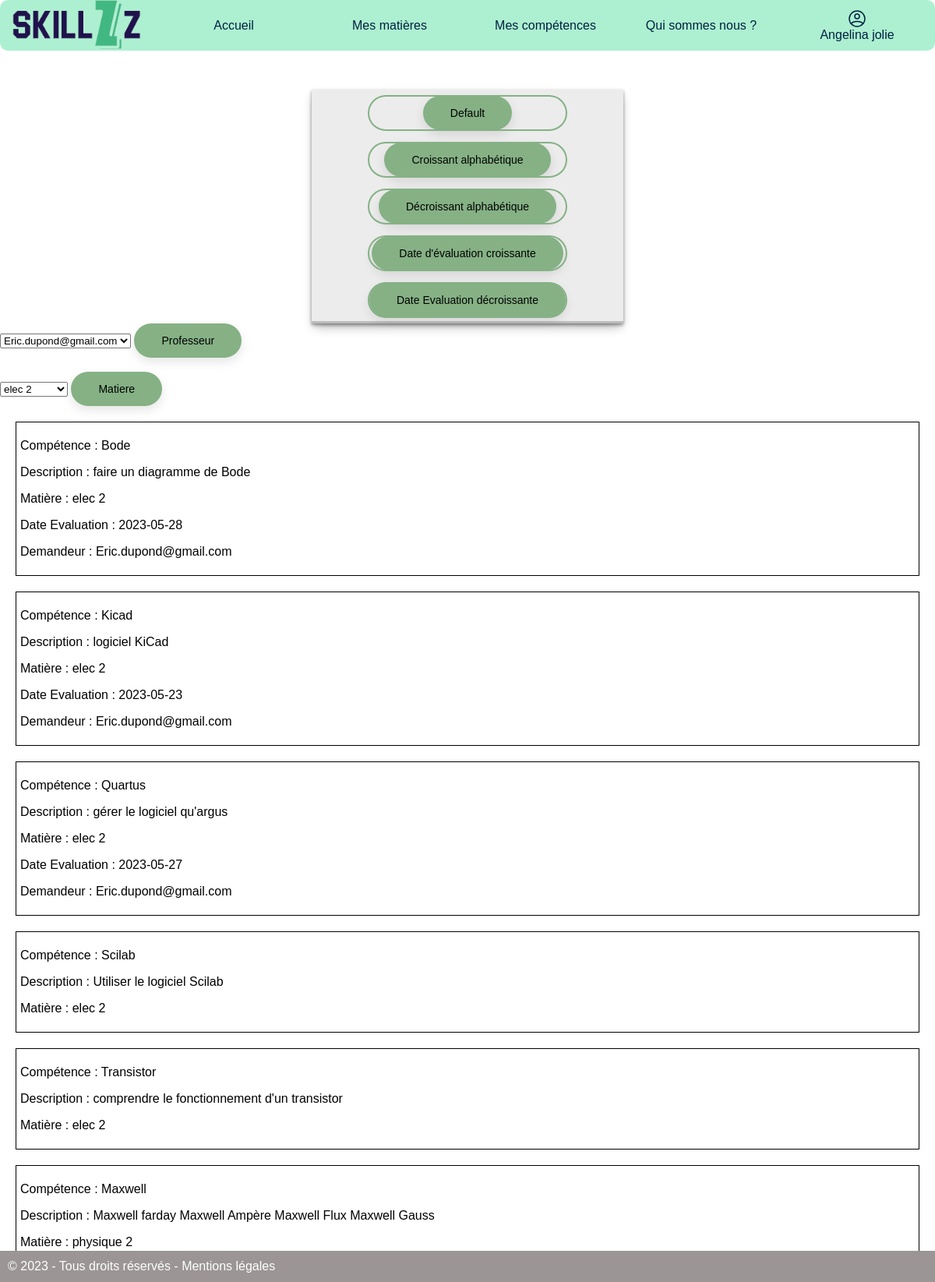
/competenceE.php (signed in), run on the app's committed database.
### tables this page shows
CREATE TABLE `Evaluation` (
  `demandeur` varchar(255) NOT NULL,
  `receveur` varchar(255) NOT NULL,
  `compétence` varchar(255) NOT NULL,
  `dateEval` date DEFAULT NULL,
  `matière` varchar(255) NOT NULL,
  `evalEleve` int(4) DEFAULT NULL,
  `evalProf` int(11) DEFAULT NULL,
  `commentaire` text
);

### competenceE.php (the view, shortened to what the rows shown need)
<?php
try {
    $bdd = new PDO('mysql:host=localhost;dbname=Skillzz;charset=utf8', 'root', 'root');
} catch (Exception $e) {
    die('Erreur : ' . $e->getMessage());
}
$sql = $bdd->prepare("SELECT nomMatière AS matiere FROM suiviMatière WHERE mailE = ? ");
$sql->execute(array($_SESSION['mailE']));
$tabComp = array(array());
$increment = 0;
while ($donnees = $sql->fetch()) {
    $matiere = $donnees['matiere'];
    $comp = $bdd->prepare("SELECT nomComp AS comp , descriptions AS descr FROM Compétence WHERE nomMatière = ? ");
    $comp->execute(array($matiere));
    while ($donnees2 = $comp->fetch()) {
        $tabComp[$increment][0] = $donnees2['comp'];
        $tabComp[$increment][1] = $matiere;
        $tabComp[$increment][2] = $donnees2['descr'];
        $sql2 = $bdd->prepare("SELECT * FROM evaluation WHERE receveur = ? and compétence = ? ");
        $sql2->execute(array($_SESSION['mailE'], $donnees2['comp']));
        while ($donnees2 = $sql2->fetch()) {
            $tabComp[$increment][3] = $donnees2['demandeur'];
            $tabComp[$increment][4] = $donnees2['dateEval'];
            $tabComp[$increment][5] = $donnees2['evalEleve'];
            $tabComp[$increment][6] = $donnees2['evalProf'];
        }
        $increment++;
    }
}
function affichage($tabComp)
{
    foreach ($tabComp as $row) {
        ?>
        <div class="competence">
            <?php
            if (isset($row[0])) {
                ?>
                <p> Compétence :
                    <?php echo $row[0]; ?><br>
                </p>
                <p> Description :
                    <?php echo $row[2]; ?><br>
                </p>
                <p> Matière :
                    <?php echo $row[1]; ?><br>
                </p>
                <?php
            }
            if (isset($row[4])) {
                ?>
                <p> Date Evaluation :
                    <?php echo $row[4]; ?><br>
                </p>
                <?php
            }
            if (isset($row[3])) {
                ?>
                <p> Demandeur :
                    <?php echo $row[3]; ?><br>
                </p>
                <?php
            }
                ?>
        </div>
        <?php
    }
}
?>
<!DOCTYPE html>
<html lang="en">
<head>
    <link rel="stylesheet" href="cssMatiere.css" />
</head>
<body>
    <?php include("headerE.php"); ?>
    <?php include("footerE.php"); ?>
    <div class="container">
        <?php
        if (isset($_POST['tri'])) {
            if ($_POST['tri'] != 'NULL') {
                if ($_POST['tri'] == 1) {
                    usort($tabComp, function ($a, $b) {
                        return strcmp($a[0], $b[0]);
                    });
                    affichage($tabComp);
                } else if ($_POST['tri'] == 2) {
                    usort($tabComp, function ($a, $b) {
                        return strcmp($b[0], $a[0]);
                    });
                    affichage($tabComp);
                } else if ($_POST['tri'] == 3) {
                    usort($tabComp, function ($a, $b) {
                        $dateA = strtotime($a[4]);
                        $dateB = strtotime($b[4]);
                        if ($dateA === $dateB) {
                            return 0;
                        }
                        return ($dateA < $dateB) ? -1 : 1;
                    });
                    affichage($tabComp);
                } else if ($_POST['tri'] == 4) {
                    usort($tabComp, function ($a, $b) {
                        $dateA = strtotime($a[4]);
                        $dateB = strtotime($b[4]);
                        if ($dateA === $dateB) {
                            return 0;
                        }
                        return ($dateA > $dateB) ? -1 : 1;
                    });
                    affichage($tabComp);
                } else if ($_POST['tri'] == 5) {
                    foreach ($tabComp as $row) {
                        if (isset($row[1])) {
                            if ($row[1] == $_POST['matiere']) {
                                ?>
                                                <div class="competence">
                                        <?php
                                        if (isset($row[0])) {
                                            ?>
                                                        <p> Compétence :
                                            <?php echo $row[0]; ?><br>
                                                        </p>
                                                        <p> Description :
                                            <?php echo $row[2]; ?><br>
                                                        </p>
                                                        <p> Matière :
                                            <?php echo $row[1]; ?><br>
                                                        </p>
                                        <?php
                                        }
                                        if (isset($row[4])) {
                                            ?>
                                                        <p> Date Evaluation :
                                            <?php echo $row[4]; ?><br>
                                                        </p>
                                        <?php
                                        }
                                        if (isset($row[3])) {
                                            ?>
                                                        <p> Demandeur :
                                            <?php echo $row[3]; ?><br>
                                                        </p>
                                        <?php
                                        }
                                        if (isset($row[5])) {
                                            ?>
                                                        <p> Eval eleve : <br> </p>
                                            <?php
                                            if ($row[5] == 1) {
                                                ?>
                                                            <div class="barre">
                                                                <span class="non-acquise">Non acquise</span>
                                                            </div>
                                            <?php
                                            } else if ($row[5] == 2) {
                                                ?>
                                                                <div class="barre">
                                                                    <span class="en-cours">en-cours</span>
                                                                </div>
                                            <?php
                                            } else if ($row[5] == 3) {
                                                ?>
                                                                    <div class="barre">
                                                                        <span class="acquise">Acquise</span>
                                                                    </div>
                                            <?php
                                            }
                                        }
                                        if (isset($row[6])) {
                                            ?>
                                                        <p> Eval Prof : <br> </p>
                                            <?php
                                            if ($row[6] == 1) {
                                                ?>
                                                            <div class="barre">
                                                                <span class="non-acquise">Non acquise</span>
                                                            </div>
                                            <?php
                                            } else if ($row[6] == 2) {
                                                ?>
                                                                <div class="barre">
                                                                    <span class="en-cours">en-cours</span>
                                                                </div>
                                            <?php
                                            } else if ($row[6] == 3) {
                                                ?>
                                                                    <div class="barre">
                                                                        <span class="acquise">Acquise</span>
                                                                    </div>
                                            <?php
                                            }
                                        }
                                        ?>
                                                </div>
                                <?php
                            }
                        }
                    }
                } else if ($_POST['tri'] == 6) {
                    foreach ($tabComp as $row) {
                        if (isset($row[3])) {
                            if ($row[3] == $_POST['prof']) {
                                ?>
                                                    <div class="competence">
                                        <?php
                                        if (isset($row[0])) {
                                            ?>
                                                            <p> Compétence :
                                            <?php echo $row[0]; ?><br>
                                                            </p>
                                                            <p> Description :
                                            <?php echo $row[2]; ?><br>
                                                            </p>
                                                            <p> Matière :
                                            <?php echo $row[1]; ?><br>
                                                            </p>
                                        <?php
                                        }
                                        if (isset($row[4])) {
                                            ?>
                                                            <p> Date Evaluation :
                                            <?php echo $row[4]; ?><br>
                                                            </p>
                                        <?php
                                        }
                                        if (isset($row[3])) {
                                            ?>
                                                            <p> Demandeur :
                                            <?php echo $row[3]; ?><br>
                                                            </p>
                                        <?php
                                        }
                                        if (isset($row[5])) {
                                            ?>
                                                            <p> Eval eleve : <br> </p>
                                            <?php
                                            if ($row[5] == 1) {
                                                ?>
                                                                <div class="barre">
                                                                    <span class="non-acquise">Non acquise</span>
                                                                </div>
                                            <?php
                                            } else if ($row[5] == 2) {
                                                ?>
                                                                    <div class="barre">
                                                                        <span class="en-cours">en-cours</span>
                                                                    </div>
                                            <?php
                                            } else if ($row[5] == 3) {
                                                ?>
                                                                        <div class="barre">
                                                                            <span class="acquise">Acquise</span>
                                                                        </div>
                                            <?php
                                            }
                                        }
                                        if (isset($row[6])) {
                                            ?>
                                                            <p> Eval Prof : <br> </p>
                                            <?php
                                            if ($row[6] == 1) {
                                                ?>
                                                                <div class="barre">
                                                                    <span class="non-acquise">Non acquise</span>
                                                                </div>
                                            <?php
                                            } else if ($row[6] == 2) {
                                                ?>
                                                                    <div class="barre">
                                                                        <span class="en-cours">en-cours</span>
                                                                    </div>
                                            <?php
                                            } else if ($row[6] == 3) {
                                                ?>
                                                                        <div class="barre">
                                                                            <span class="acquise">Acquise</span>
                                                                        </div>
                                            <?php
                                            }
                                        }
                                        ?>
                                                    </div>
                                <?php
                            }
                        }
                    }
                }
            } else {
                affichage($tabComp);
            }
        } else {
            affichage($tabComp);
        }
        ?>
    </div>
</body>
</html>

### data on the page
evaluation: compétence "Bode", row "faire un diagramme de Bode", matière "elec 2", dateEval "2023-05-28", demandeur "Eric.dupond@gmail.com"
evaluation: row "Kicad", row "logiciel KiCad", matière "elec 2", dateEval "2023-05-23", demandeur "Eric.dupond@gmail.com"
evaluation: compétence "Quartus", row "gérer le logiciel qu'argus", matière "elec 2", dateEval "2023-05-27", demandeur "Eric.dupond@gmail.com"

### other printed values
$_SESSION['prénom'] "Angelina"
$_SESSION['nom'] "jolie"
$row[0] "Scilab"
$row[2] "Utiliser le logiciel Scilab"
$row[1] "elec 2"
$row[0] "Transistor"
$row[2] "comprendre le fonctionnement d'un transistor"
$row[0] "Maxwell"
$row[2] "Maxwell farday Maxwell Ampère Maxwell Flux Maxwell Gauss"
$row[1] "physique 2"
form field prof "Eric.dupond@gmail.com"
form field matiere "elec 2"
